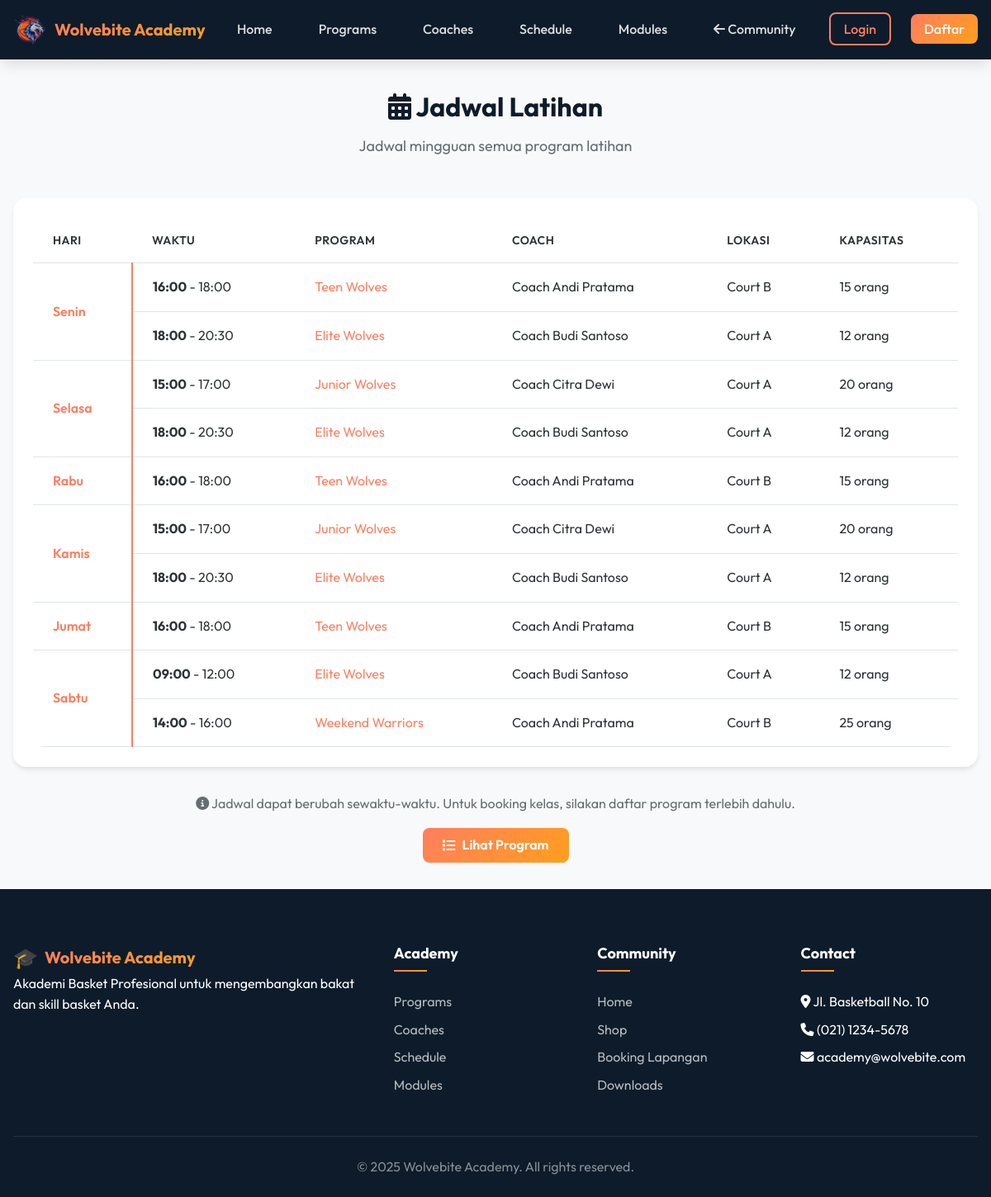
/academy/schedule.php, run on the app's committed database.
### tables this page shows
CREATE TABLE IF NOT EXISTS academy_schedule (
    id INT AUTO_INCREMENT PRIMARY KEY,
    program_id INT NOT NULL,
    coach_id INT,
    day_of_week ENUM('monday', 'tuesday', 'wednesday', 'thursday', 'friday', 'saturday', 'sunday') NOT NULL,
    start_time TIME NOT NULL,
    end_time TIME NOT NULL,
    location VARCHAR(100) DEFAULT 'Court A',
    max_capacity INT DEFAULT 20,
    notes TEXT,
    status ENUM('active', 'cancelled') DEFAULT 'active',
    created_at TIMESTAMP DEFAULT CURRENT_TIMESTAMP,
    FOREIGN KEY (program_id) REFERENCES academy_programs(id) ON DELETE CASCADE,
    FOREIGN KEY (coach_id) REFERENCES academy_coaches(id) ON DELETE SET NULL
);

CREATE TABLE IF NOT EXISTS academy_programs (
    id INT AUTO_INCREMENT PRIMARY KEY,
    name VARCHAR(100) NOT NULL,
    slug VARCHAR(100) UNIQUE,
    description TEXT,
    level ENUM('beginner', 'intermediate', 'advanced', 'elite') DEFAULT 'beginner',
    age_min INT DEFAULT 0,
    age_max INT DEFAULT 99,
    duration_weeks INT DEFAULT 12,
    sessions_per_week INT DEFAULT 2,
    price DECIMAL(12,2) NOT NULL DEFAULT 0,
    max_participants INT DEFAULT 20,
    coach_id INT,
    image VARCHAR(255),
    status ENUM('active', 'inactive', 'full') DEFAULT 'active',
    created_at TIMESTAMP DEFAULT CURRENT_TIMESTAMP,
    updated_at TIMESTAMP DEFAULT CURRENT_TIMESTAMP ON UPDATE CURRENT_TIMESTAMP,
    FOREIGN KEY (coach_id) REFERENCES academy_coaches(id) ON DELETE SET NULL
);

CREATE TABLE IF NOT EXISTS academy_coaches (
    id INT AUTO_INCREMENT PRIMARY KEY,
    name VARCHAR(100) NOT NULL,
    email VARCHAR(100) UNIQUE,
    phone VARCHAR(20),
    specialization VARCHAR(100),
    bio TEXT,
    photo VARCHAR(255),
    experience_years INT DEFAULT 0,
    certifications TEXT,
    status ENUM('active', 'inactive') DEFAULT 'active',
    created_at TIMESTAMP DEFAULT CURRENT_TIMESTAMP,
    updated_at TIMESTAMP DEFAULT CURRENT_TIMESTAMP ON UPDATE CURRENT_TIMESTAMP
);

### academy/includes/functions.php (called while the page is built, shortened)
<?php
require_once __DIR__ . '/../../includes/functions.php';
function getAllSchedules()
{
    global $conn;
    return mysqli_query($conn, "SELECT s.*, p.name as program_name, c.name as coach_name
                                FROM academy_schedule s
                                JOIN academy_programs p ON s.program_id = p.id
                                LEFT JOIN academy_coaches c ON s.coach_id = c.id
                                WHERE s.status = 'active'
                                ORDER BY FIELD(s.day_of_week, 'monday', 'tuesday', 'wednesday', 'thursday', 'friday', 'saturday', 'sunday'), s.start_time");
}
function formatDay($day)
{
    $days = [
        'monday' => 'Senin',
        'tuesday' => 'Selasa',
        'wednesday' => 'Rabu',
        'thursday' => 'Kamis',
        'friday' => 'Jumat',
        'saturday' => 'Sabtu',
        'sunday' => 'Minggu'
    ];
    return $days[$day] ?? $day;
}
?>

### includes/functions.php (called while the page is built, shortened)
<?php
function sanitize($input)
{
    return htmlspecialchars(trim($input), ENT_QUOTES, 'UTF-8');
}
function formatTime($time)
{
    return date('H:i', strtotime($time));
}
?>

### academy/schedule.php (the view, shortened to what this page needs)
<?php
require_once 'includes/header.php';
$schedules = getAllSchedules();
$scheduleByDay = [];
while ($schedule = mysqli_fetch_assoc($schedules)) {
    $day = $schedule['day_of_week'];
    if (!isset($scheduleByDay[$day])) {
        $scheduleByDay[$day] = [];
    }
    $scheduleByDay[$day][] = $schedule;
}
$dayOrder = ['monday', 'tuesday', 'wednesday', 'thursday', 'friday', 'saturday', 'sunday'];
?>
<div class="container">
    <div class="section-header">
        <h1 class="section-title"><i class="fas fa-calendar-alt"></i> Jadwal Latihan</h1>
        <p class="section-subtitle">Jadwal mingguan semua program latihan</p>
    </div>
    <?php if (!empty($scheduleByDay)): ?>
        <div class="card">
            <div class="card-body" style="overflow-x: auto;">
                <table class="schedule-table">
                    <thead>
                        <tr>
                            <th style="width: 120px;">Hari</th>
                            <th>Waktu</th>
                            <th>Program</th>
                            <th>Coach</th>
                            <th>Lokasi</th>
                            <th>Kapasitas</th>
                        </tr>
                    </thead>
                    <tbody>
                        <?php foreach ($dayOrder as $day): ?>
                            <?php if (isset($scheduleByDay[$day])): ?>
                                <?php $first = true; ?>
                                <?php foreach ($scheduleByDay[$day] as $schedule): ?>
                                    <tr>
                                        <?php if ($first): ?>
                                            <td class="schedule-day" rowspan="<?php echo count($scheduleByDay[$day]); ?>"
                                                style="vertical-align: middle; border-right: 2px solid var(--accent-color);">
                                                <?php echo formatDay($day); ?>
                                            </td>
                                            <?php $first = false; ?>
                                        <?php endif; ?>
                                        <td>
                                            <strong><?php echo formatTime($schedule['start_time']); ?></strong>
                                            - <?php echo formatTime($schedule['end_time']); ?>
                                        </td>
                                        <td>
                                            <a href="program-detail.php?slug=<?php echo $schedule['program_id']; ?>"
                                                style="color: var(--accent-color); text-decoration: none;">
                                                <?php echo sanitize($schedule['program_name']); ?>
                                            </a>
                                        </td>
                                        <td><?php echo sanitize($schedule['coach_name'] ?? 'TBA'); ?></td>
                                        <td><?php echo sanitize($schedule['location']); ?></td>
                                        <td><?php echo $schedule['max_capacity']; ?> orang</td>
                                    </tr>
                                <?php endforeach; ?>
                            <?php endif; ?>
                        <?php endforeach; ?>
                    </tbody>
                </table>
            </div>
        </div>
        <div style="margin-top: var(--space-xl); text-align: center;">
            <p style="color: var(--text-light); margin-bottom: var(--space-md);">
                <i class="fas fa-info-circle"></i> Jadwal dapat berubah sewaktu-waktu. Untuk booking kelas, silakan daftar
                program terlebih dahulu.
            </p>
            <a href="programs.php" class="btn btn-primary">
                <i class="fas fa-list"></i> Lihat Program
            </a>
        </div>
    <?php endif; ?>
</div>
<?php require_once 'includes/footer.php'; ?>

### assets/css/style.css (style rules this page uses)
:root { --primary-dark: #0d1b2a; --primary: #1f4068; --primary-light: #2a5298; --accent-color: #ff7e5f; --accent-alt: #ff9f1c; --accent-gradient: linear-gradient(135deg, #ff7e5f, #ff9f1c); --bg-color: #f8f9fa; --bg-dark: #0d1b2a; --card-bg: #ffffff; --text-color: #2d3436; --text-light: #636e72; --text-muted: #b2bec3; --border-color: #dfe6e9; --success: #00b894; --warning: #fdcb6e; --danger: #ff7675; --info: #74b9ff; --font-family: 'Outfit', sans-serif; --font-size-xs: 0.75rem; --font-size-sm: 0.875rem; --font-size-base: 1rem; --font-size-lg: 1.125rem; --font-size-xl: 1.25rem; --font-size-2xl: 1.5rem; --font-size-3xl: 2rem; --font-size-4xl: 2.5rem; --font-size-5xl: 3rem; --space-xs: 0.25rem; --space-sm: 0.5rem; --space-md: 1rem; --space-lg: 1.5rem; --space-xl: 2rem; --space-2xl: 3rem; --space-3xl: 4rem; --radius-sm: 0.375rem; --radius-md: 0.5rem; --radius-lg: 0.75rem; --radius-xl: 1rem; --radius-2xl: 1.5rem; --radius-full: 9999px; --shadow-sm: 0 1px 2px rgba(0, 0, 0, 0.05); --shadow-md: 0 4px 6px -1px rgba(0, 0, 0, 0.1); --shadow-lg: 0 10px 15px -3px rgba(0, 0, 0, 0.1); --shadow-xl: 0 20px 25px -5px rgba(0, 0, 0, 0.1); --shadow-glow: 0 0 30px rgba(255, 126, 95, 0.3); --transition-fast: 0.15s ease; --transition-base: 0.3s ease; --transition-slow: 0.5s ease; --container-max: 1200px; --container-padding: 1rem; }
*, *::before, *::after { margin: 0; padding: 0; box-sizing: border-box; }
html { scroll-behavior: smooth; }
body { font-family: var(--font-family); font-size: var(--font-size-base); line-height: 1.6; color: var(--text-color); background-color: var(--bg-color); min-height: 100vh; display: flex; flex-direction: column; }
a { text-decoration: none; color: inherit; transition: color var(--transition-fast); }
.container { max-width: var(--container-max); margin: 0 auto; padding: 0 var(--container-padding); }
.section-header { text-align: center; margin-bottom: var(--space-2xl); }
.section-title { font-size: var(--font-size-3xl); font-weight: 700; color: var(--primary-dark); margin-bottom: var(--space-sm); }
.section-subtitle { font-size: var(--font-size-lg); color: var(--text-light); }
.btn { display: inline-flex; align-items: center; justify-content: center; gap: var(--space-sm); padding: var(--space-sm) var(--space-lg); font-weight: 600; border-radius: var(--radius-md); transition: all var(--transition-fast); cursor: pointer; border: none; }
.btn-primary { background: var(--accent-gradient); color: #fff; }
.card { background: var(--card-bg); border-radius: var(--radius-xl); box-shadow: var(--shadow-md); overflow: hidden; transition: all var(--transition-base); }
.card-body { padding: var(--space-lg); }

### academy/assets/css/academy.css (style rules this page uses)
.schedule-table { width: 100%; border-collapse: collapse; background: var(--card-bg); border-radius: var(--radius-lg); overflow: hidden; }
.schedule-table th, .schedule-table td { padding: var(--space-md) var(--space-lg); text-align: left; border-bottom: 1px solid var(--border-color); }
.schedule-table th { background: var(--primary-color); font-weight: 600; text-transform: uppercase; font-size: var(--font-size-sm); letter-spacing: 0.5px; }
.schedule-day { font-weight: 600; color: var(--accent-color); }

### data on the page
academy_schedule: day "Senin", start_time "16:00", end_time "18:00", program.name "Teen Wolves", coach.name "Coach Andi Pratama", location "Court B", max_capacity "15"
academy_schedule: start_time "18:00", end_time "20:30", program.name "Elite Wolves", coach.name "Coach Budi Santoso", location "Court A", max_capacity "12"
academy_schedule: day "Selasa", start_time "15:00", end_time "17:00", program.name "Junior Wolves", coach.name "Coach Citra Dewi", location "Court A", max_capacity "20"
academy_schedule: start_time "18:00", end_time "20:30", program.name "Elite Wolves", coach.name "Coach Budi Santoso", location "Court A", max_capacity "12"
academy_schedule: day "Rabu", start_time "16:00", end_time "18:00", program.name "Teen Wolves", coach.name "Coach Andi Pratama", location "Court B", max_capacity "15"
academy_schedule: day "Kamis", start_time "15:00", end_time "17:00", program.name "Junior Wolves", coach.name "Coach Citra Dewi", location "Court A", max_capacity "20"
academy_schedule: start_time "18:00", end_time "20:30", program.name "Elite Wolves", coach.name "Coach Budi Santoso", location "Court A", max_capacity "12"
academy_schedule: day "Jumat", start_time "16:00", end_time "18:00", program.name "Teen Wolves", coach.name "Coach Andi Pratama", location "Court B", max_capacity "15"
academy_schedule: day "Sabtu", start_time "09:00", end_time "12:00", program.name "Elite Wolves", coach.name "Coach Budi Santoso", location "Court A", max_capacity "12"
academy_schedule: start_time "14:00", end_time "16:00", program.name "Weekend Warriors", coach.name "Coach Andi Pratama", location "Court B", max_capacity "25"
